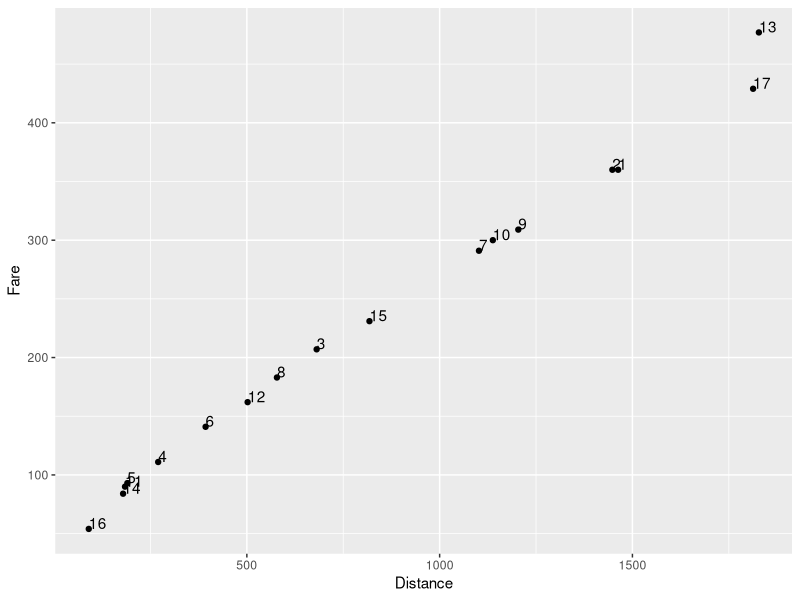
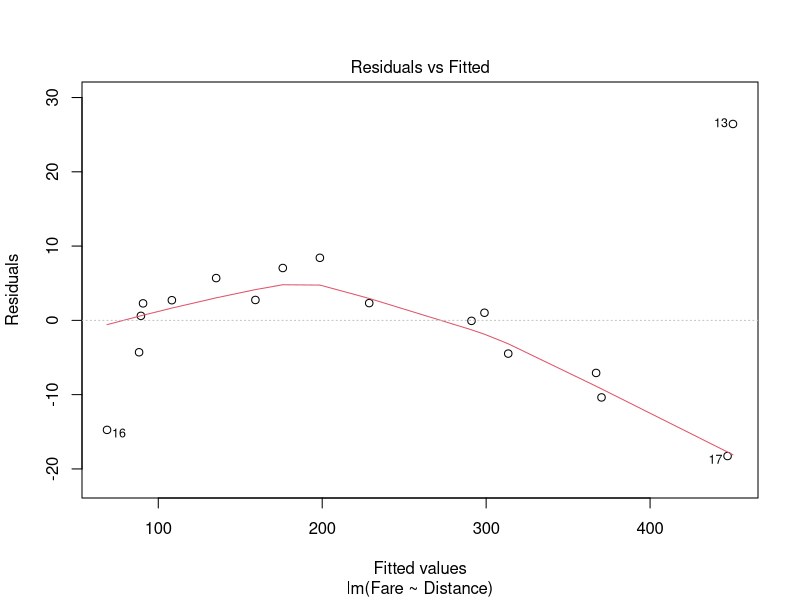
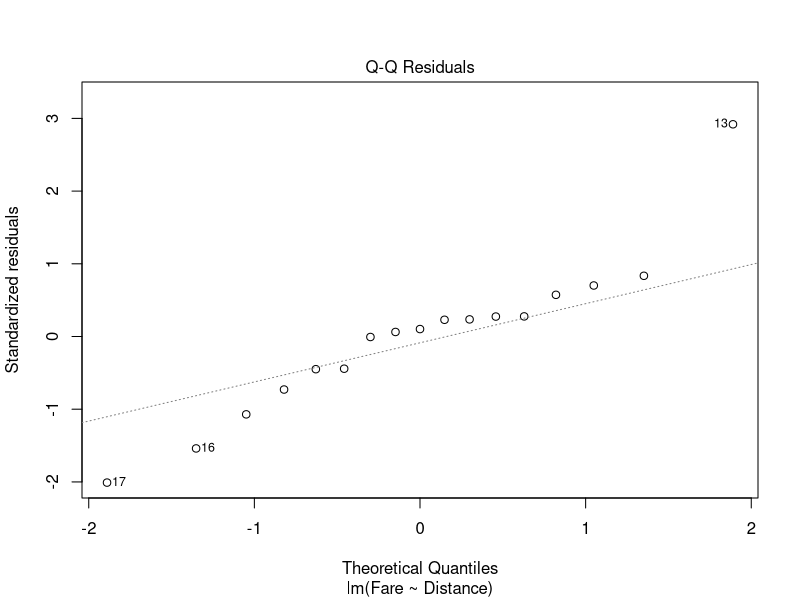
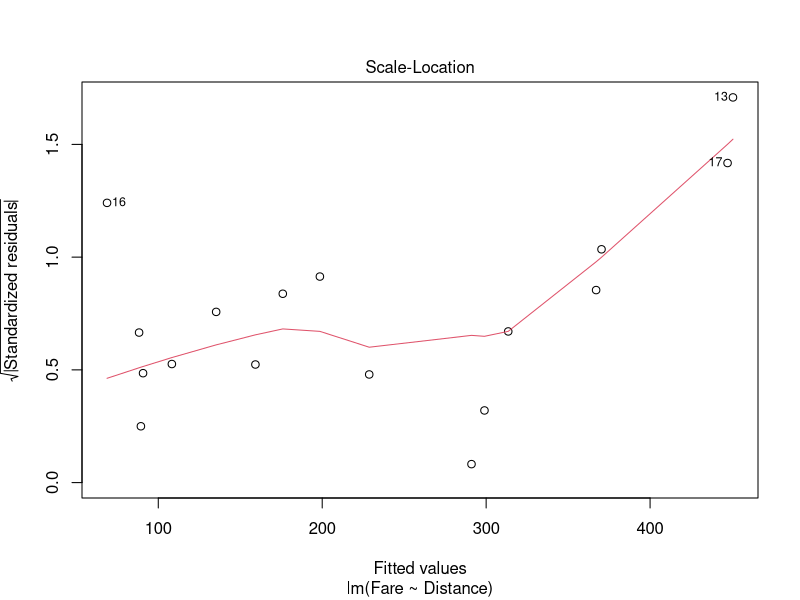
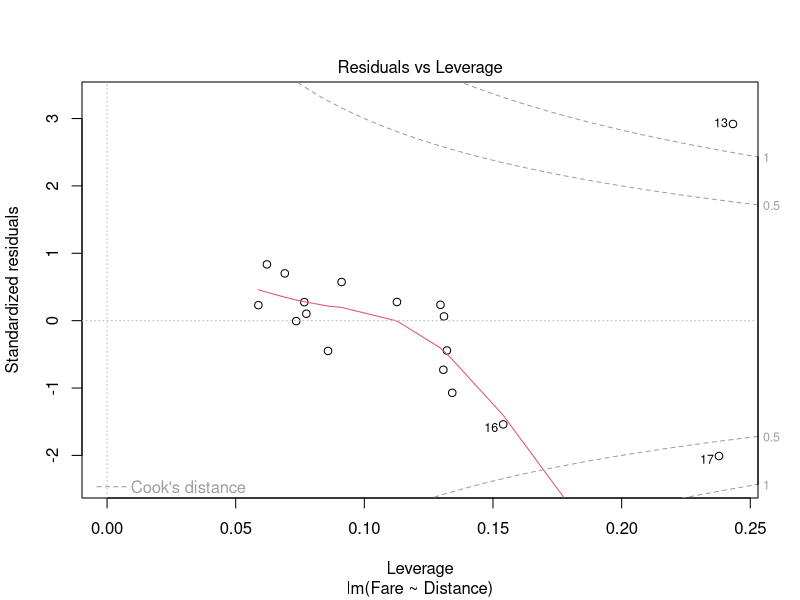
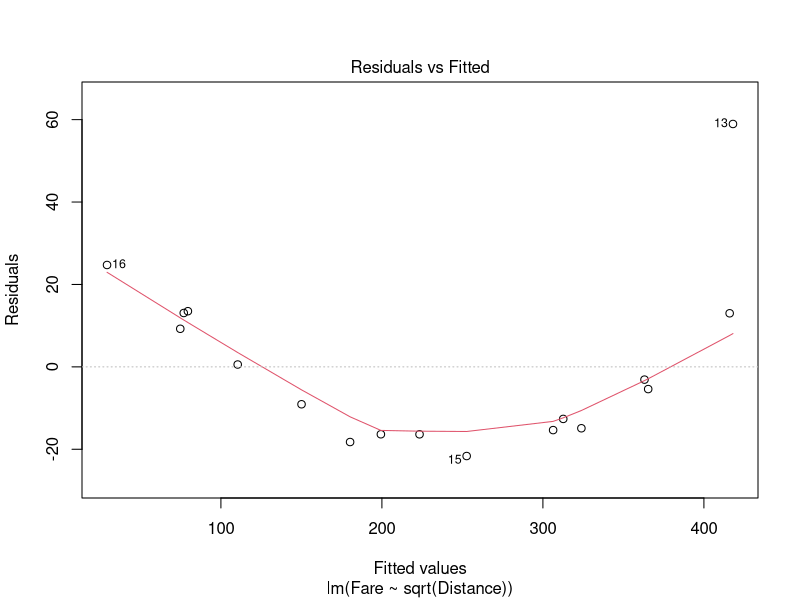
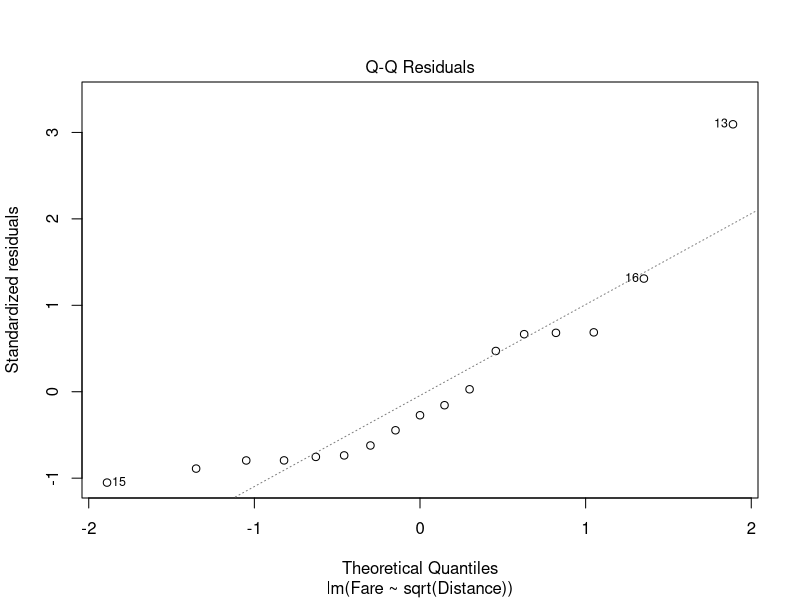
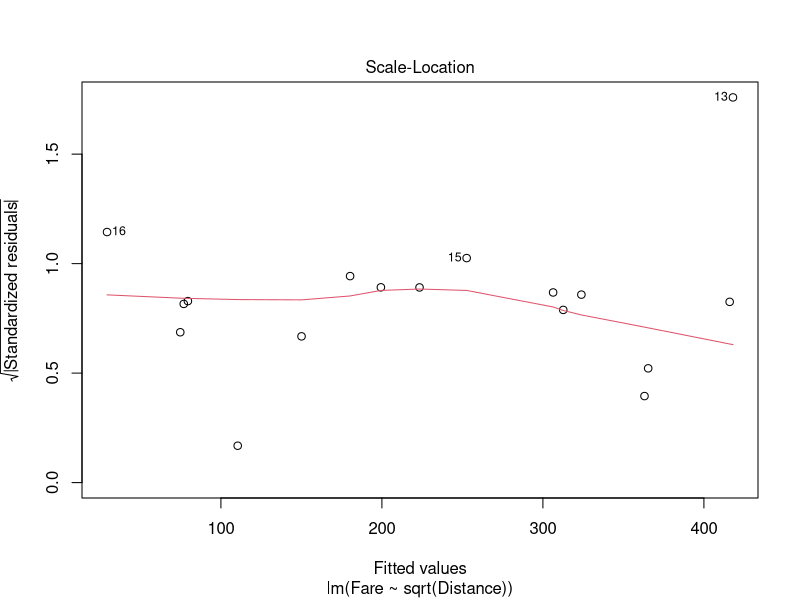

Reproduce these figures in R, in order.
### Wallace O'Rear Homework 2
### Chapter 3: 1, 3, 4, 5, 8
library(readr)
library(ggplot2)
setwd("C:/code/Math550")

##1
airfares <- read.csv("Data/airfares.txt", sep = "")
airfarePlot <- ggplot(airfares,aes(Distance,Fare, label=City)) + geom_point() + geom_text(aes(label=City),hjust=0, vjust=0)
airfarePlot

airfares.lm <- lm(Fare ~ Distance, data=airfares)
summary(airfares.lm)

plot(airfares.lm)
tail(airfares)


airfares.lm.sq <- lm(Fare ~ sqrt(Distance), data=airfares)
plot(airfares.lm.sq)

